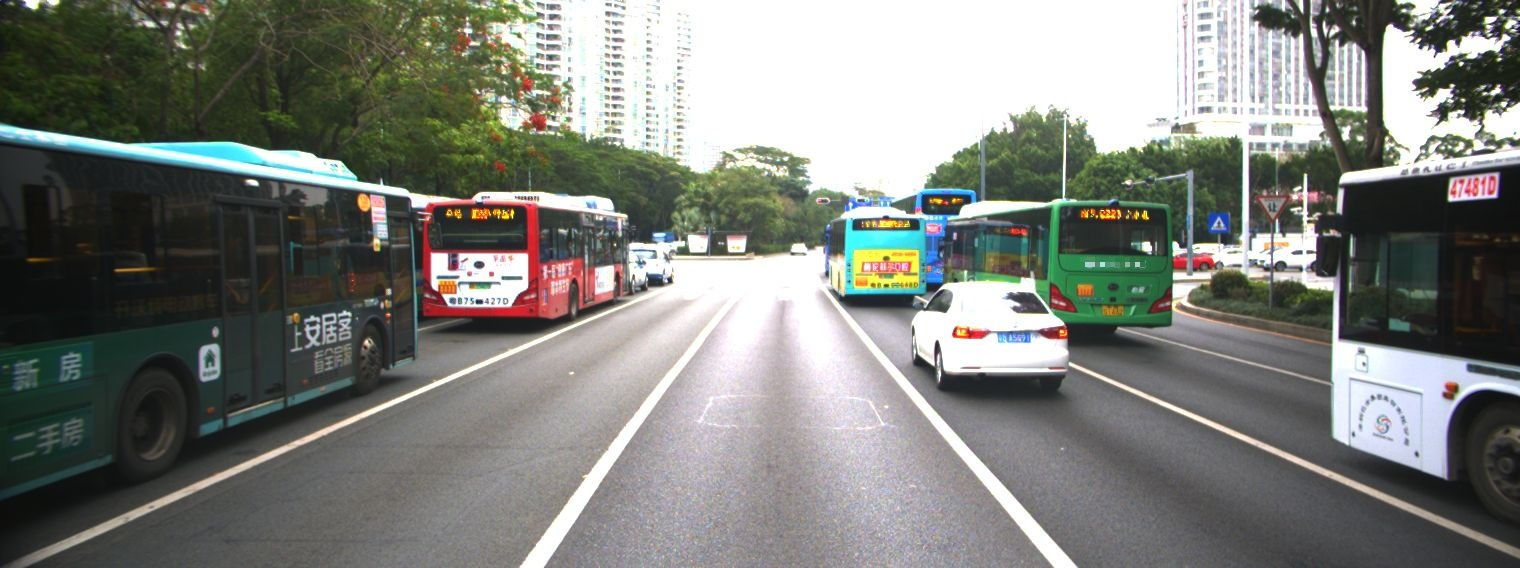
#> input picture test_data/id00000_data4_2020_05_11/image/1/1589168946_000000000.jpg, 1520 x 568 px; its folder holds only this picture in this run
$ python -i find_line.py   (imports and definitions only)   (older library calls are emulated)
#> lines starting #> are read from the running program, lines starting #| are printed output that depends on the picture
# -*- coding: utf-8 -*-

import numpy as np
import os
import cv2
import matplotlib.pyplot as plt
import matplotlib.image as mpimg


#get all image in the given directory persume that this directory only contain image files
# [40 lines left out: functions get_images_by_dir, calibrate, get_M_Minv, cal_undistort, not called in this run]


def abs_sobel_thresh(img, orient='x', thresh_min=0, thresh_max=255):
    # Convert to grayscale
#> called with orient = 'x', thresh_min = 0, thresh_max = 255
    gray = cv2.cvtColor(img, cv2.COLOR_RGB2GRAY)
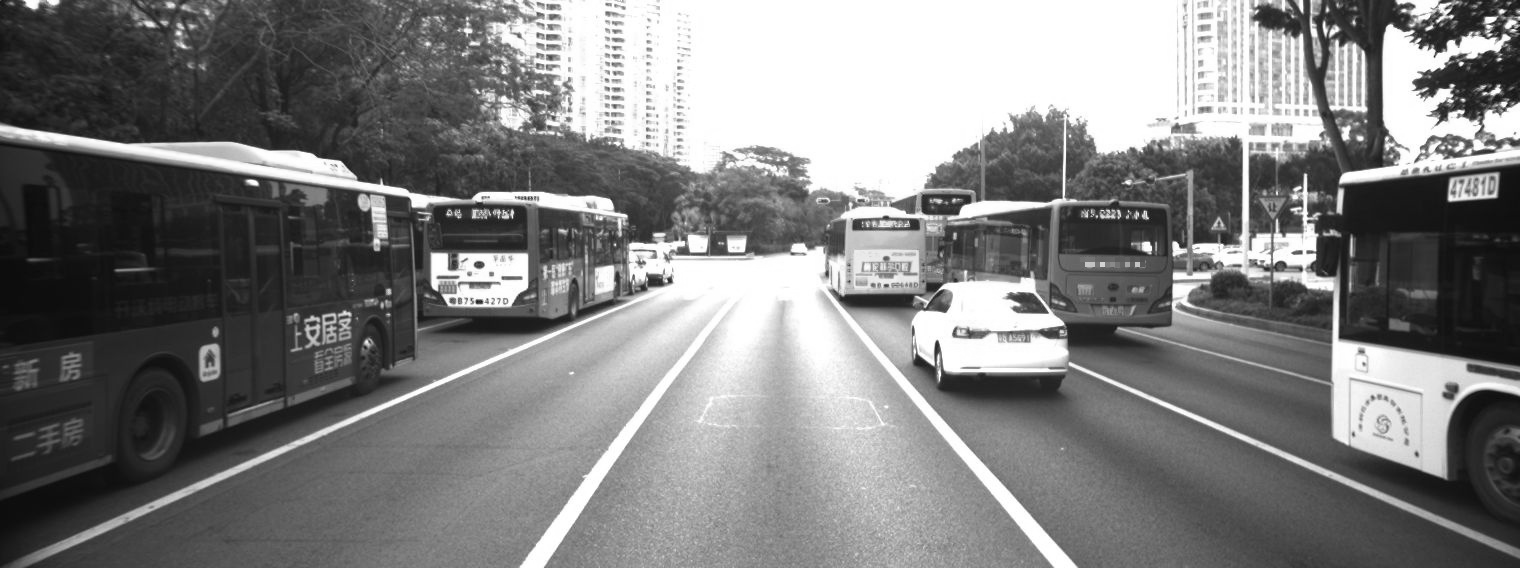
#> gray: shape (568, 1520); min 10, max 255, mean 126.6
    # Apply x or y gradient with the OpenCV Sobel() function
    # and take the absolute value
    if orient == 'x':
        abs_sobel = np.absolute(cv2.Sobel(gray, cv2.CV_64F, 1, 0))
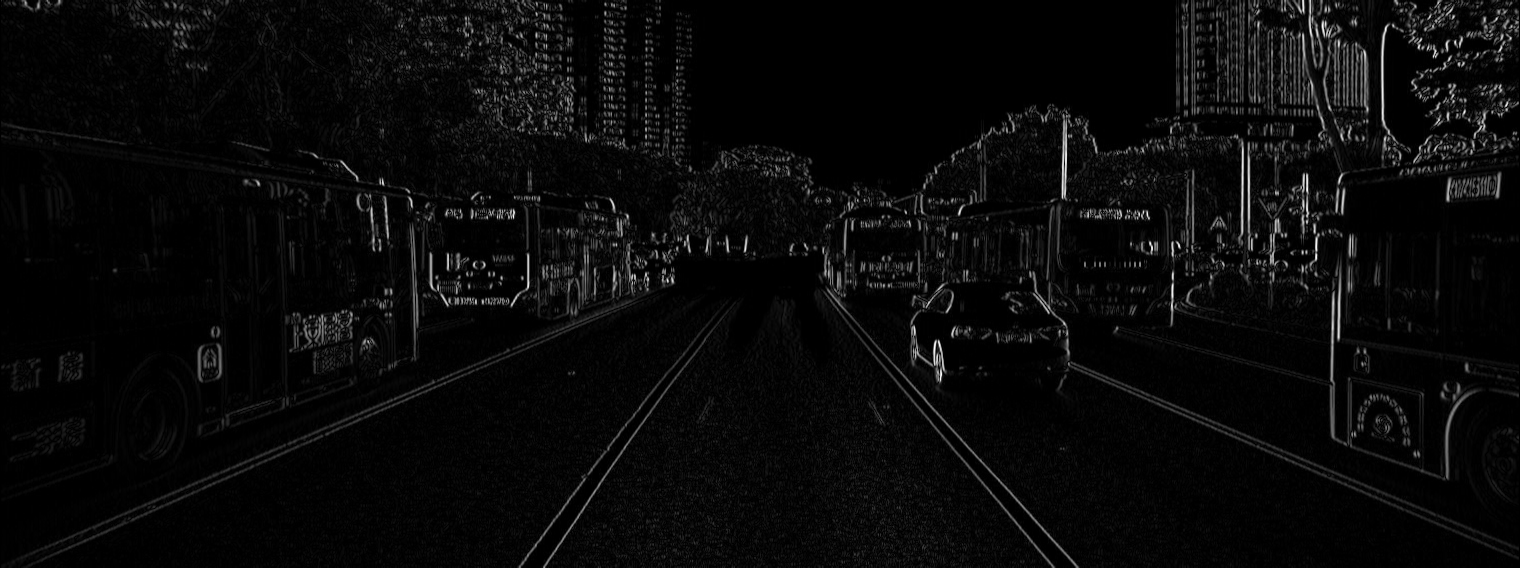
#> abs_sobel: shape (568, 1520) float64; min 0, max 785, mean 30.7; drawn with min black and max white
    if orient == 'y':
        abs_sobel = np.absolute(cv2.Sobel(gray, cv2.CV_64F, 0, 1))
    # Rescale back to 8 bit integer
    scaled_sobel = np.uint8(255 * abs_sobel / np.max(abs_sobel))
    # Create a copy and apply the threshold
    binary_output = np.zeros_like(scaled_sobel)
    # Here I'm using inclusive (>=, <=) thresholds, but exclusive is ok too
    binary_output[(scaled_sobel >= thresh_min)
                  & (scaled_sobel <= thresh_max)] = 1

    # Return the result
    return binary_output


# [263 lines left out: functions mag_thresh, dir_threshold, hls_select, luv_select, lab_select, find_line and 6 more, not called in this run]

>>> import cv2
>>> picture = cv2.cvtColor(cv2.imread('test_data/id00000_data4_2020_05_11/image/1/1589168946_000000000.jpg'), cv2.COLOR_BGR2RGB)
>>> result = abs_sobel_thresh(picture)
#> result: shape (568, 1520); every value is 1
